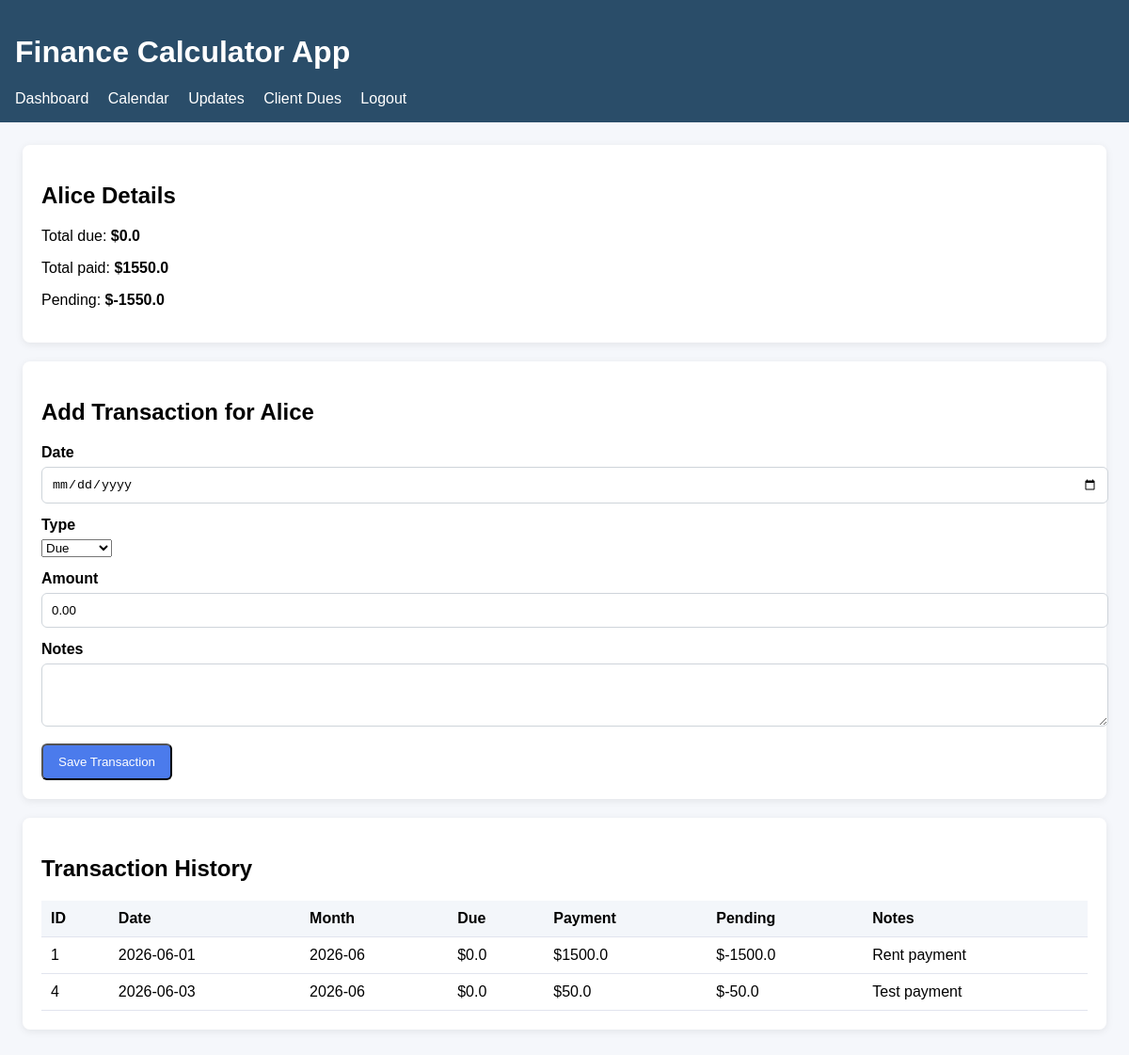
Page /customer/Alice (signed in) on the committed database.
### tables this page shows
CREATE TABLE finance_records (
                id INTEGER PRIMARY KEY AUTOINCREMENT,
                name TEXT NOT NULL,
                transaction_date TEXT NOT NULL,
                month TEXT NOT NULL,
                due_amount REAL NOT NULL DEFAULT 0,
                payment_amount REAL NOT NULL DEFAULT 0,
                notes TEXT
            );

### app.py (the view, shortened to what this page needs)
@app.route('/customer/<name>', methods=['GET', 'POST'])
@login_required
def customer(name):
    records = fetch_all_records()
    customer_records = [record for record in records if record['name'] == name]
    total_due = sum(record['due_amount'] for record in customer_records)
    total_paid = sum(record['payment_amount'] for record in customer_records)
    total_pending = total_due - total_paid
    return render_template(
        'customer.html',
        name=name,
        records=customer_records,
        total_due=total_due,
        total_paid=total_paid,
        total_pending=total_pending,
    )

### app.py (called while the page is built)
def get_db_connection():
    conn = sqlite3.connect(DB_PATH)
    conn.row_factory = sqlite3.Row
    return conn

def fetch_all_records():
    conn = get_db_connection()
    rows = conn.execute('SELECT * FROM finance_records ORDER BY id').fetchall()
    conn.close()
    return [dict(row) for row in rows]

def login_required(view):
    @wraps(view)
    def wrapped_view(*args, **kwargs):
        if not session.get('user'):
            return redirect(url_for('login'))
        return view(*args, **kwargs)
    return wrapped_view

### templates/customer.html (shortened to what this page needs)
{% extends 'base.html' %}
{% block content %}
  <div class="card">
    <h2>{{ name }} Details</h2>
    <p>Total due: <strong>${{ total_due }}</strong></p>
    <p>Total paid: <strong>${{ total_paid }}</strong></p>
    <p>Pending: <strong>${{ total_pending }}</strong></p>
  </div>
  <div class="card">
    <h2>Add Transaction for {{ name }}</h2>
    <form method="post">
      <div class="form-group">
        <label for="transaction_date">Date</label>
        <input id="transaction_date" name="transaction_date" type="date" value="{{ request.form.transaction_date or '' }}" required />
      </div>
      <div class="form-group">
        <label for="transaction_type">Type</label>
        <select id="transaction_type" name="transaction_type" required>
          <option value="due">Due</option>
        </select>
      </div>
      <div class="form-group">
        <label for="amount">Amount</label>
        <input id="amount" name="amount" type="number" step="0.01" value="{{ request.form.amount or '0.00' }}" required />
      </div>
      <div class="form-group">
        <label for="notes">Notes</label>
        <textarea id="notes" name="notes" rows="3">{{ request.form.notes or '' }}</textarea>
      </div>
      <button class="button" type="submit">Save Transaction</button>
    </form>
  </div>
  <div class="card">
    <h2>Transaction History</h2>
    <table>
      <thead>
        <tr>
          <th>ID</th>
          <th>Date</th>
          <th>Month</th>
          <th>Due</th>
          <th>Payment</th>
          <th>Pending</th>
          <th>Notes</th>
        </tr>
      </thead>
      <tbody>
        {% for record in records %}
          <tr>
            <td>{{ record.id }}</td>
            <td>{{ record.transaction_date }}</td>
            <td>{{ record.month }}</td>
            <td>${{ record.due_amount }}</td>
            <td>${{ record.payment_amount }}</td>
            <td>${{ record.due_amount - record.payment_amount }}</td>
            <td>{{ record.notes }}</td>
          </tr>
        {% else %}
          <tr><td colspan="7">No transactions found.</td></tr>
        {% endfor %}
      </tbody>
    </table>
  </div>
{% endblock %}

### templates/base.html (style rules this page uses)
body { font-family: Arial, sans-serif; margin: 0; padding: 0; background: #f5f7fb; }
.card { background: white; border-radius: 8px; box-shadow: 0 2px 8px rgba(0,0,0,0.08); padding: 20px; margin-bottom: 20px; }
.button { display: inline-block; padding: 10px 16px; background: #4b7bec; color: white; border-radius: 6px; text-decoration: none; }
table { width: 100%; border-collapse: collapse; margin-top: 12px; }
th, td { padding: 10px; border-bottom: 1px solid #e1e4ee; text-align: left; }
th { background: #f3f6fa; }
.form-group { margin-bottom: 14px; }
.form-group label { display: block; margin-bottom: 6px; font-weight: bold; }
.form-group input, .form-group textarea { width: 100%; padding: 10px; border: 1px solid #ced4da; border-radius: 6px; }

### rows in the picture
finance_records: id "1", transaction_date "2026-06-01", month "2026-06", due_amount "0.0", payment_amount "1500.0", record.due_amount-record.payment_amount "-1500.0", notes "Rent payment"
finance_records: id "4", transaction_date "2026-06-03", month "2026-06", due_amount "0.0", payment_amount "50.0", record.due_amount-record.payment_amount "-50.0", notes "Test payment"

### other values in the picture
{{ name }} "Alice"
{{ total_due }} "0.0"
{{ total_paid }} "1550.0"
{{ total_pending }} "-1550.0"
